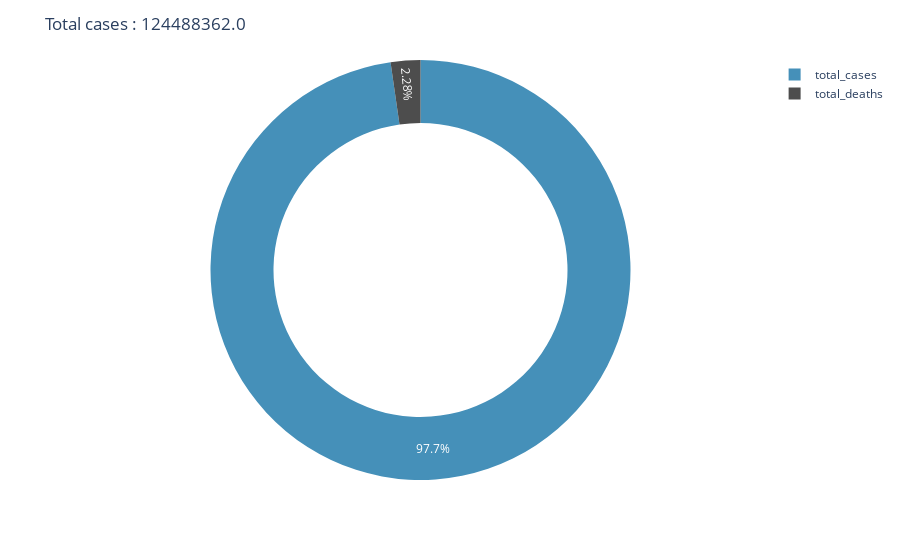

The notebook cell saved with this chart:
### Code cell
labels = ["total_cases", "total_deaths"]
values = dw.loc[0, ["total_cases", "total_deaths"]]
fig = px.pie(dw, values=values, names=labels,color_discrete_sequence=['rgb(69,144,185)','rgb(77,77,77)'],hole=0.7)
fig.update_layout(
    title='Total cases : '+str(dw["total_cases"][0]),
)
fig.show()

### Figure 1 — Plotly figure (JSON) as saved in the notebook; plotly's stock layout.template omitted (floating-point values rounded to 4 significant figures)
{"data": [{"domain": {"x": [0, 1], "y": [0, 1]}, "hole": 0.7, "hovertemplate": "label=%{label}<br>value=%{value}<extra></extra>", "labels": ["total_cases", "total_deaths"], "legendgroup": "", "name": "", "showlegend": true, "type": "pie", "values": [124488362, 2904820]}], "layout": {"legend": {"tracegroupgap": 0}, "margin": {"t": 60}, "piecolorway": ["rgb(69,144,185)", "rgb(77,77,77)"], "title": {"text": "Total cases : 124488362.0"}}}
